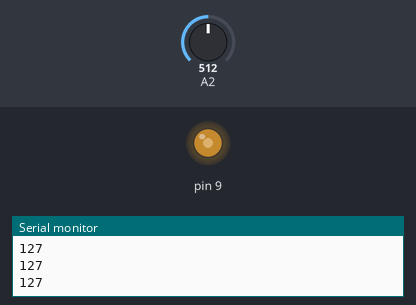
Bench run of a sketch on a simulated Arduino Uno, built with avr-gcc and run on an emulated ATmega328P. Shown: output pins drawn as LEDs (lit = HIGH), the last lines printed to the serial monitor. The inputs (shaded band) are chosen by the test bench; at power-on: A2 = 512.

Above: at 1.2 s.
1.3 s: A2 set to 716
At 1.8 s:
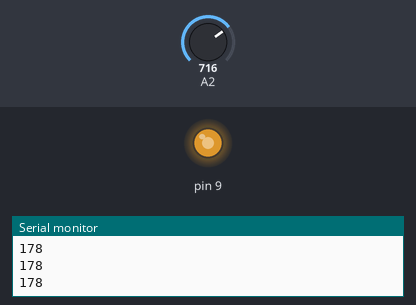
2.8 s: A2 set to 900
At 4.0 s:
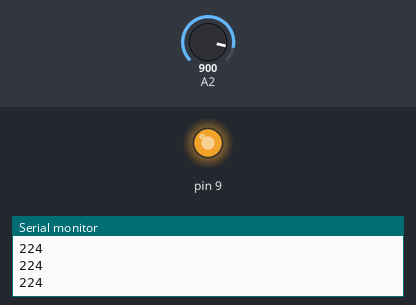
4.3 s: A2 set to 122
At 5.3 s:
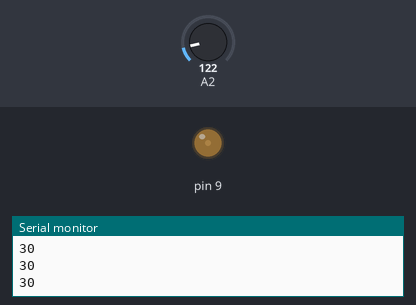
5.8 s: A2 set to 0
At 6.4 s:
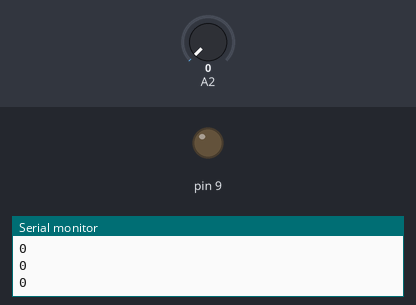
7.3 s: A2 set to 511
At 8.7 s:
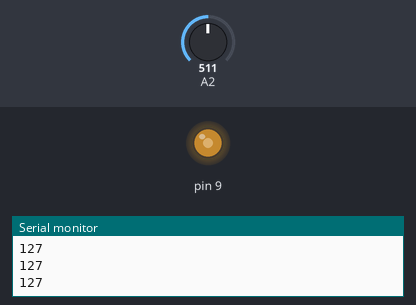
Timing chart, 0 to 9.8 s (numbered marks = the images above; inputs shaded):
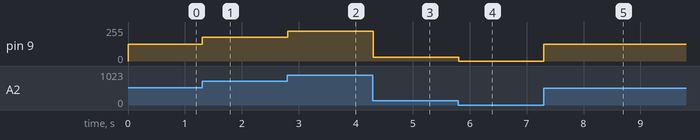

Measured:
- after the input at 1.3 s, pin 9: 127/255 → 178/255 at once
- after the input at 2.8 s, pin 9: 178/255 → 224/255 at once
- after the input at 4.3 s, pin 9: 224/255 → 30/255 at once
- after the input at 5.8 s, pin 9: 30/255 → 0/255 at once
- after the input at 7.3 s, pin 9: 0/255 → 127/255 at once

The sketch:

LED_dimmer.ino
```cpp
void setup() {
Serial.begin(9600);

// declare pin 9 to be an output:
pinMode(9, OUTPUT);
}

void loop()
{
int brightness = analogRead(2);
brightness = map(brightness, 0, 1023, 0, 255);
Serial.println(brightness);
analogWrite(9, brightness);
}
```
